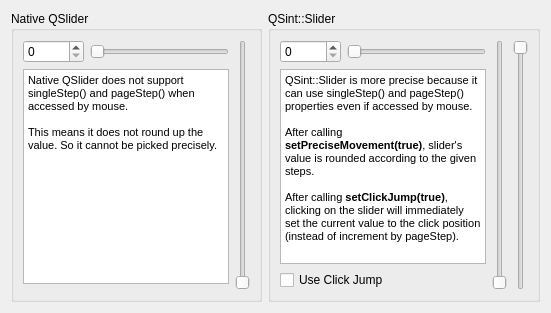
<?xml version="1.0" encoding="UTF-8"?>
<ui version="4.0">
 <class>MainWindow</class>
 <widget class="QWidget" name="MainWindow">
  <property name="geometry">
   <rect>
    <x>0</x>
    <y>0</y>
    <width>551</width>
    <height>313</height>
   </rect>
  </property>
  <property name="windowTitle">
   <string>Sliders Example</string>
  </property>
  <layout class="QHBoxLayout" name="horizontalLayout">
   <item>
    <widget class="QGroupBox" name="groupBox">
     <property name="title">
      <string>Native QSlider</string>
     </property>
     <layout class="QGridLayout" name="gridLayout">
      <item row="0" column="2" rowspan="3">
       <widget class="QSlider" name="verticalSlider">
        <property name="maximum">
         <number>99999</number>
        </property>
        <property name="singleStep">
         <number>100</number>
        </property>
        <property name="pageStep">
         <number>1000</number>
        </property>
        <property name="orientation">
         <enum>Qt::Vertical</enum>
        </property>
       </widget>
      </item>
      <item row="0" column="1">
       <widget class="QSlider" name="horizontalSlider">
        <property name="maximum">
         <number>99999</number>
        </property>
        <property name="singleStep">
         <number>100</number>
        </property>
        <property name="pageStep">
         <number>1000</number>
        </property>
        <property name="orientation">
         <enum>Qt::Horizontal</enum>
        </property>
       </widget>
      </item>
      <item row="0" column="0">
       <widget class="QSpinBox" name="spinBox">
        <property name="maximum">
         <number>99999</number>
        </property>
       </widget>
      </item>
      <item row="1" column="0" colspan="2">
       <widget class="QTextBrowser" name="textBrowser">
        <property name="html">
         <string>&lt;!DOCTYPE HTML PUBLIC &quot;-//W3C//DTD HTML 4.0//EN&quot; &quot;http://www.w3.org/TR/REC-html40/strict.dtd&quot;&gt;
&lt;html&gt;&lt;head&gt;&lt;meta name=&quot;qrichtext&quot; content=&quot;1&quot; /&gt;&lt;style type=&quot;text/css&quot;&gt;
p, li { white-space: pre-wrap; }
&lt;/style&gt;&lt;/head&gt;&lt;body style=&quot; font-family:'MS Shell Dlg 2'; font-size:8.25pt; font-weight:400; font-style:normal;&quot;&gt;
&lt;p style=&quot; margin-top:0px; margin-bottom:0px; margin-left:0px; margin-right:0px; -qt-block-indent:0; text-indent:0px;&quot;&gt;Native QSlider does not support singleStep() and pageStep() when accessed by mouse.&lt;/p&gt;
&lt;p style=&quot;-qt-paragraph-type:empty; margin-top:0px; margin-bottom:0px; margin-left:0px; margin-right:0px; -qt-block-indent:0; text-indent:0px;&quot;&gt;&lt;br /&gt;&lt;/p&gt;
&lt;p style=&quot; margin-top:0px; margin-bottom:0px; margin-left:0px; margin-right:0px; -qt-block-indent:0; text-indent:0px;&quot;&gt;This means it does not round up the value. So it cannot be picked precisely.&lt;/p&gt;
&lt;p style=&quot;-qt-paragraph-type:empty; margin-top:0px; margin-bottom:0px; margin-left:0px; margin-right:0px; -qt-block-indent:0; text-indent:0px;&quot;&gt;&lt;br /&gt;&lt;/p&gt;&lt;/body&gt;&lt;/html&gt;</string>
        </property>
       </widget>
      </item>
     </layout>
    </widget>
   </item>
   <item>
    <widget class="QGroupBox" name="groupBox_2">
     <property name="title">
      <string>QSint::Slider</string>
     </property>
     <layout class="QGridLayout" name="gridLayout_2">
      <item row="2" column="0" colspan="2">
       <widget class="QCheckBox" name="clickJumpBox">
        <property name="text">
         <string>Use Click Jump</string>
        </property>
       </widget>
      </item>
      <item row="0" column="3" rowspan="3">
       <widget class="QSint::Slider" name="verticalSlider_2">
        <property name="maximum">
         <number>99999</number>
        </property>
        <property name="singleStep">
         <number>100</number>
        </property>
        <property name="pageStep">
         <number>1000</number>
        </property>
        <property name="orientation">
         <enum>Qt::Vertical</enum>
        </property>
       </widget>
      </item>
      <item row="0" column="0">
       <widget class="QSpinBox" name="spinBox_2">
        <property name="maximum">
         <number>99999</number>
        </property>
       </widget>
      </item>
      <item row="0" column="1">
       <widget class="QSint::Slider" name="horizontalSlider_2">
        <property name="maximum">
         <number>99999</number>
        </property>
        <property name="singleStep">
         <number>100</number>
        </property>
        <property name="pageStep">
         <number>1000</number>
        </property>
        <property name="orientation">
         <enum>Qt::Horizontal</enum>
        </property>
       </widget>
      </item>
      <item row="1" column="0" colspan="2">
       <widget class="QTextBrowser" name="textBrowser_2">
        <property name="html">
         <string>&lt;!DOCTYPE HTML PUBLIC &quot;-//W3C//DTD HTML 4.0//EN&quot; &quot;http://www.w3.org/TR/REC-html40/strict.dtd&quot;&gt;
&lt;html&gt;&lt;head&gt;&lt;meta name=&quot;qrichtext&quot; content=&quot;1&quot; /&gt;&lt;style type=&quot;text/css&quot;&gt;
p, li { white-space: pre-wrap; }
&lt;/style&gt;&lt;/head&gt;&lt;body style=&quot; font-family:'MS Shell Dlg 2'; font-size:8.25pt; font-weight:400; font-style:normal;&quot;&gt;
&lt;p style=&quot; margin-top:0px; margin-bottom:0px; margin-left:0px; margin-right:0px; -qt-block-indent:0; text-indent:0px;&quot;&gt;QSint::Slider is more precise because it can use singleStep() and pageStep() properties even if accessed by mouse. &lt;/p&gt;
&lt;p style=&quot;-qt-paragraph-type:empty; margin-top:0px; margin-bottom:0px; margin-left:0px; margin-right:0px; -qt-block-indent:0; text-indent:0px;&quot;&gt;&lt;br /&gt;&lt;/p&gt;
&lt;p style=&quot; margin-top:0px; margin-bottom:0px; margin-left:0px; margin-right:0px; -qt-block-indent:0; text-indent:0px;&quot;&gt;After calling &lt;span style=&quot; font-weight:600;&quot;&gt;setPreciseMovement(true)&lt;/span&gt;, slider's value is rounded according to the given steps.&lt;/p&gt;
&lt;p style=&quot;-qt-paragraph-type:empty; margin-top:0px; margin-bottom:0px; margin-left:0px; margin-right:0px; -qt-block-indent:0; text-indent:0px;&quot;&gt;&lt;br /&gt;&lt;/p&gt;
&lt;p style=&quot; margin-top:0px; margin-bottom:0px; margin-left:0px; margin-right:0px; -qt-block-indent:0; text-indent:0px;&quot;&gt;After calling &lt;span style=&quot; font-weight:600;&quot;&gt;setClickJump(true)&lt;/span&gt;, clicking on the slider will immediately set the current value to the click position (instead of increment by pageStep).&lt;/p&gt;&lt;/body&gt;&lt;/html&gt;</string>
        </property>
       </widget>
      </item>
      <item row="0" column="4" rowspan="3">
       <widget class="QSint::Slider" name="verticalSlider_3">
        <property name="maximum">
         <number>99999</number>
        </property>
        <property name="singleStep">
         <number>200</number>
        </property>
        <property name="pageStep">
         <number>1500</number>
        </property>
        <property name="orientation">
         <enum>Qt::Vertical</enum>
        </property>
        <property name="invertedAppearance">
         <bool>true</bool>
        </property>
       </widget>
      </item>
     </layout>
    </widget>
   </item>
  </layout>
 </widget>
 <customwidgets>
  <customwidget>
   <class>QSint::Slider</class>
   <extends>QSlider</extends>
   <header location="global">QSintWidgets</header>
   <slots>
    <slot>setClickJump(bool)</slot>
   </slots>
  </customwidget>
 </customwidgets>
 <resources/>
 <connections>
  <connection>
   <sender>spinBox</sender>
   <signal>valueChanged(int)</signal>
   <receiver>horizontalSlider</receiver>
   <slot>setValue(int)</slot>
   <hints>
    <hint type="sourcelabel">
     <x>57</x>
     <y>51</y>
    </hint>
    <hint type="destinationlabel">
     <x>224</x>
     <y>50</y>
    </hint>
   </hints>
  </connection>
  <connection>
   <sender>spinBox</sender>
   <signal>valueChanged(int)</signal>
   <receiver>verticalSlider</receiver>
   <slot>setValue(int)</slot>
   <hints>
    <hint type="sourcelabel">
     <x>40</x>
     <y>51</y>
    </hint>
    <hint type="destinationlabel">
     <x>249</x>
     <y>293</y>
    </hint>
   </hints>
  </connection>
  <connection>
   <sender>horizontalSlider</sender>
   <signal>valueChanged(int)</signal>
   <receiver>spinBox</receiver>
   <slot>setValue(int)</slot>
   <hints>
    <hint type="sourcelabel">
     <x>224</x>
     <y>50</y>
    </hint>
    <hint type="destinationlabel">
     <x>53</x>
     <y>51</y>
    </hint>
   </hints>
  </connection>
  <connection>
   <sender>verticalSlider</sender>
   <signal>valueChanged(int)</signal>
   <receiver>spinBox</receiver>
   <slot>setValue(int)</slot>
   <hints>
    <hint type="sourcelabel">
     <x>249</x>
     <y>261</y>
    </hint>
    <hint type="destinationlabel">
     <x>65</x>
     <y>51</y>
    </hint>
   </hints>
  </connection>
  <connection>
   <sender>spinBox_2</sender>
   <signal>valueChanged(int)</signal>
   <receiver>horizontalSlider_2</receiver>
   <slot>setValue(int)</slot>
   <hints>
    <hint type="sourcelabel">
     <x>311</x>
     <y>41</y>
    </hint>
    <hint type="destinationlabel">
     <x>411</x>
     <y>39</y>
    </hint>
   </hints>
  </connection>
  <connection>
   <sender>spinBox_2</sender>
   <signal>valueChanged(int)</signal>
   <receiver>verticalSlider_2</receiver>
   <slot>setValue(int)</slot>
   <hints>
    <hint type="sourcelabel">
     <x>321</x>
     <y>45</y>
    </hint>
    <hint type="destinationlabel">
     <x>506</x>
     <y>196</y>
    </hint>
   </hints>
  </connection>
  <connection>
   <sender>horizontalSlider_2</sender>
   <signal>valueChanged(int)</signal>
   <receiver>spinBox_2</receiver>
   <slot>setValue(int)</slot>
   <hints>
    <hint type="sourcelabel">
     <x>441</x>
     <y>38</y>
    </hint>
    <hint type="destinationlabel">
     <x>301</x>
     <y>42</y>
    </hint>
   </hints>
  </connection>
  <connection>
   <sender>verticalSlider_2</sender>
   <signal>valueChanged(int)</signal>
   <receiver>spinBox_2</receiver>
   <slot>setValue(int)</slot>
   <hints>
    <hint type="sourcelabel">
     <x>506</x>
     <y>136</y>
    </hint>
    <hint type="destinationlabel">
     <x>305</x>
     <y>46</y>
    </hint>
   </hints>
  </connection>
  <connection>
   <sender>clickJumpBox</sender>
   <signal>toggled(bool)</signal>
   <receiver>horizontalSlider_2</receiver>
   <slot>setClickJump(bool)</slot>
   <hints>
    <hint type="sourcelabel">
     <x>346</x>
     <y>282</y>
    </hint>
    <hint type="destinationlabel">
     <x>465</x>
     <y>39</y>
    </hint>
   </hints>
  </connection>
  <connection>
   <sender>clickJumpBox</sender>
   <signal>toggled(bool)</signal>
   <receiver>verticalSlider_2</receiver>
   <slot>setClickJump(bool)</slot>
   <hints>
    <hint type="sourcelabel">
     <x>395</x>
     <y>281</y>
    </hint>
    <hint type="destinationlabel">
     <x>506</x>
     <y>266</y>
    </hint>
   </hints>
  </connection>
  <connection>
   <sender>verticalSlider_3</sender>
   <signal>valueChanged(int)</signal>
   <receiver>spinBox_2</receiver>
   <slot>setValue(int)</slot>
   <hints>
    <hint type="sourcelabel">
     <x>523</x>
     <y>75</y>
    </hint>
    <hint type="destinationlabel">
     <x>302</x>
     <y>43</y>
    </hint>
   </hints>
  </connection>
  <connection>
   <sender>spinBox_2</sender>
   <signal>valueChanged(int)</signal>
   <receiver>verticalSlider_3</receiver>
   <slot>setValue(int)</slot>
   <hints>
    <hint type="sourcelabel">
     <x>288</x>
     <y>37</y>
    </hint>
    <hint type="destinationlabel">
     <x>521</x>
     <y>99</y>
    </hint>
   </hints>
  </connection>
  <connection>
   <sender>clickJumpBox</sender>
   <signal>toggled(bool)</signal>
   <receiver>verticalSlider_3</receiver>
   <slot>setClickJump(bool)</slot>
   <hints>
    <hint type="sourcelabel">
     <x>335</x>
     <y>285</y>
    </hint>
    <hint type="destinationlabel">
     <x>524</x>
     <y>236</y>
    </hint>
   </hints>
  </connection>
 </connections>
</ui>
